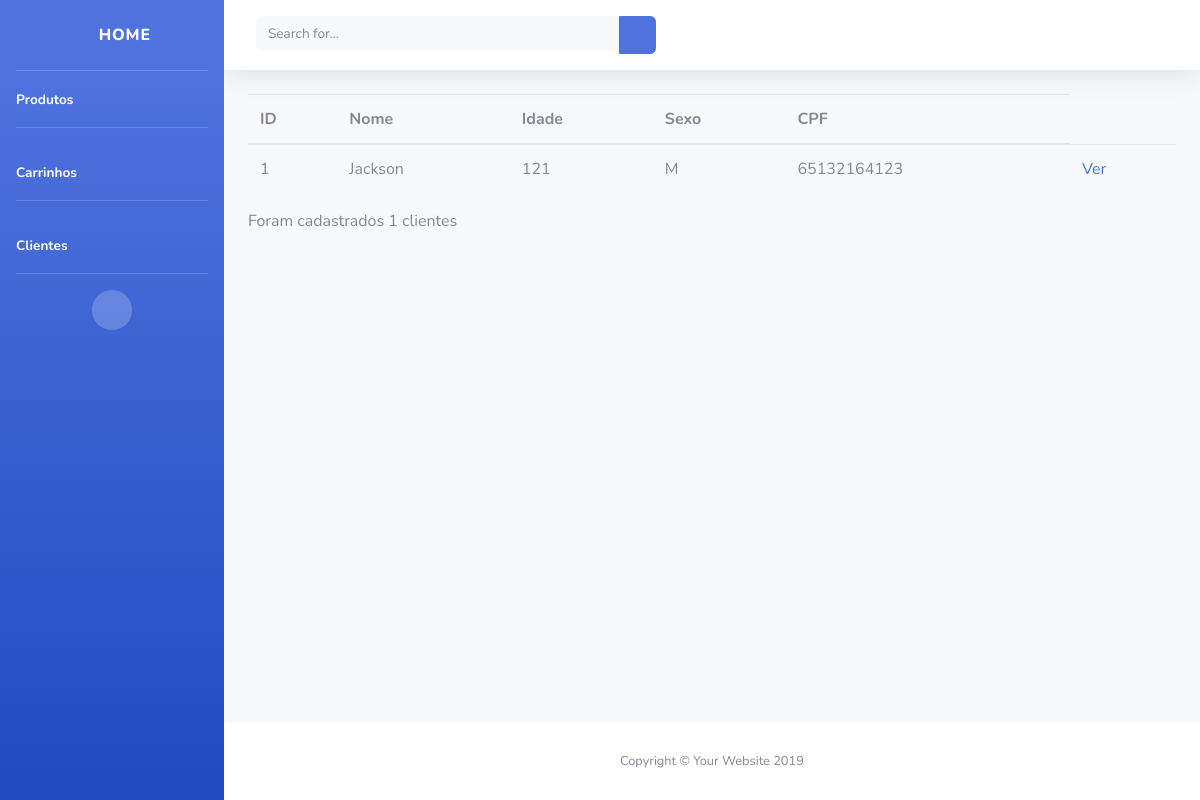
The page /primeira/cliente/ on the database as committed earlier.
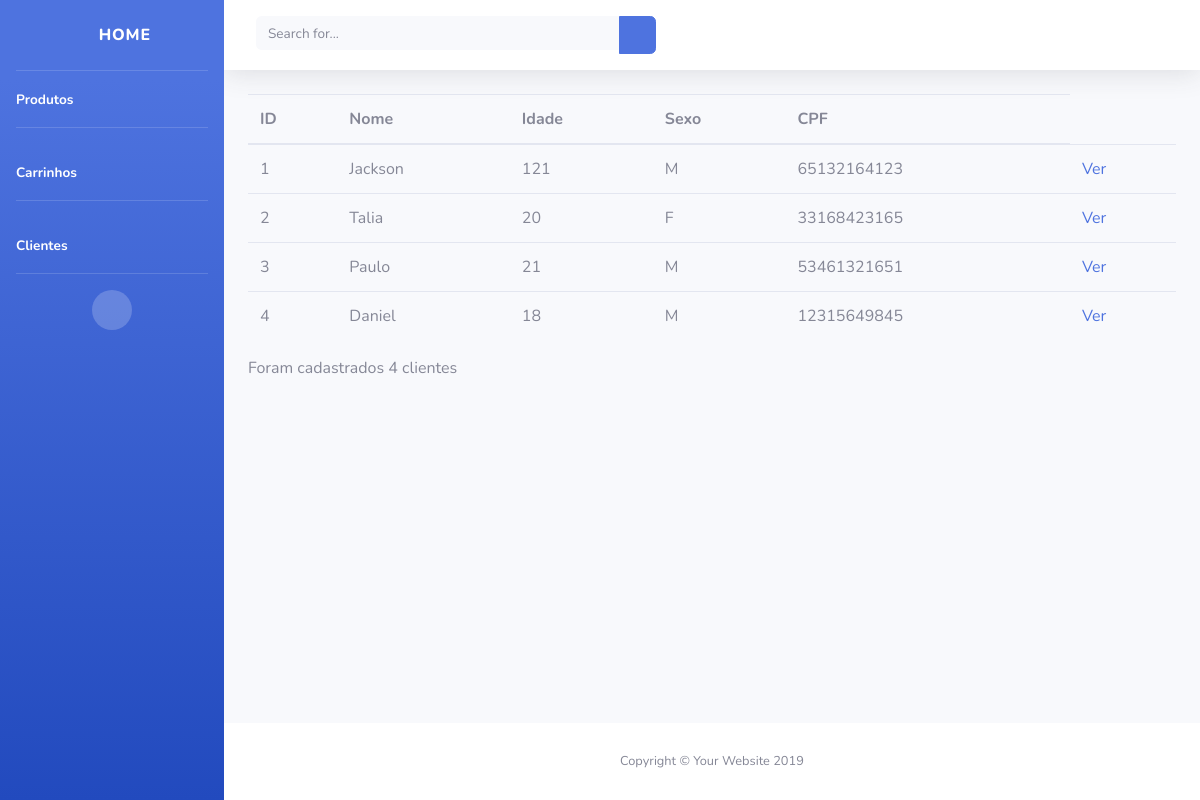
The same page on the database as committed later.
### primeira/models.py (models this page shows, shortened)
class Cliente(models.Model):
    nome = models.CharField(max_length=50)
    idade = models.IntegerField()
    cpf = models.CharField(max_length=11)
    sexo = models.CharField(max_length=1)

### primeira/views.py (the view)
# urls.py: path('cliente/', views.cliente_list),
def cliente_list(request):
    clientes = Cliente.objects.all()
    return render (request, 'cliente/list.html', {'clientes': clientes})

### primeira/templates/cliente/list.html
{% extends 'base.html' %}
{% block conteudo %}
<table class="table">
    <thead>
        <tr>
            <th>ID</th>
            <th>Nome</th>
            <th>Idade</th>
            <th>Sexo</th>
            <th>CPF</th>
        </tr>
    </thead>
    <tbody>
        {% for cliente in clientes %}
            <tr>
                <td>{{cliente.id}}</td>
                <td>{{cliente.nome}}</td>
                <td>{{cliente.idade}}</td>
                <td>{{cliente.sexo}}</td>
                <td>{{cliente.cpf}}</td>
                <td><a href="http://127.0.0.1:8000/primeira/cliente/{{cliente.id}}">Ver</a></td>
            </tr>
        {% endfor %}
    </tbody>
</table>
<p>Foram cadastrados {{clientes | length }} clientes</p>
{% endblock %}

Rows that differ between the two databases and show on the page:
added Cliente: id "2", nome "Talia", idade "20", sexo "F", cpf "33168423165"
added Cliente: id "3", nome "Paulo", idade "21", sexo "M", cpf "53461321651"
added Cliente: id "4", nome "Daniel", idade "18", sexo "M", cpf "12315649845"
Other text that changed with them:
{{ clientes | length }}: "1" → "4"
